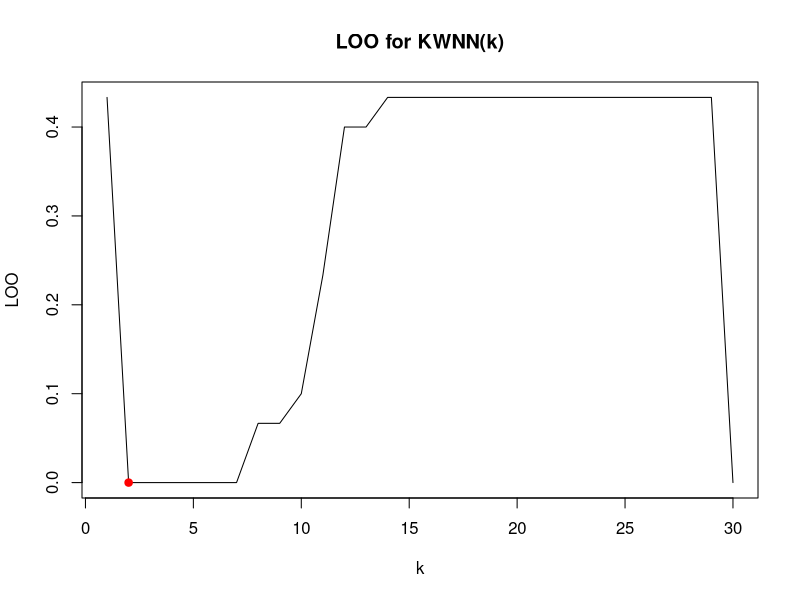

This figure's R source:
euclideanDistance <- function(u, v)
{
  sqrt(sum(u - v)^2)
}

weightsKWNN = function(i, k)
{
  (k + 1 - i) / k
}

sortObjectByDist <- function(xl, z, metricFunction = euclideanDistance)
{
  l <- dim(xl)[1]
  n <- dim(xl)[2] - 1
  distances <- rep(0, l)
  for (i in 1:l)
  {
    distances[i] <- c(metricFunction(xl[i, 1:n], z))
  }
  orderedXl <- xl[order(distances), ]
  return (orderedXl)
}

kwnn <- function(xl, z, k)
{
  
  orderedXl <- sortObjectByDist(xl, z)
  n <- dim(orderedXl)[2] - 1
  
  
  weigths = rep(0,k)
  classes <- orderedXl[1:k, n+1]
  
  for(i in 1:k)
  {
    
    weigths[i]<-weightsKWNN(i,k);
  }
  x <- cbind(classes, weigths)
  
  
  counts <- table(x)
  
  class <- names(which.max(counts))
  return (class)
}

LOO = function(xl,class) {
  
  n = dim(xl)[1];

  loo = rep(0, n) 
  for(k in 1:(n-1)){
    for(i in 1:(n-1)){
      X=xl[-i, 1:3]
      u=xl[i, 1:2]
      test=kwnn(X,u,k)
   
      if(colors[as.numeric(test)]!=colors[class[i]]){
        loo[k]=loo[k]+1;
        
        
      }
    } 
  }
  loo = loo / n
  x = 1:length(loo)
  y = loo
  plot(x, y,main ="LOO for KWNN(k)", xlab="k", ylab="LOO", type = "l")
  
  min=which.min(loo)
  points(min, loo[min], pch = 21, col = "red",bg = "red")
}


colors <- c("setosa" = "red", "versicolor" = "green3", "virginica" = "blue")
X<-sample(c(1:150),30,replace=TRUE)
xl <- iris[X, 3:5] 
class <- iris[X, 5]
LOO(xl,class)




# X<-sample(c(1:150),15,replace=TRUE)
# xl <- iris[X, 3:5]
# plot(iris[X, 3:4], pch = 21, bg = colors[xl$Species], col = colors[xl$Species],asp=1)
# u<-c(4,2)
# classU<-kwnn(xl,u,k=5)
# 
# 
# points(u[1],u[2],pch=21,bg=colors[as.numeric(classU)])






